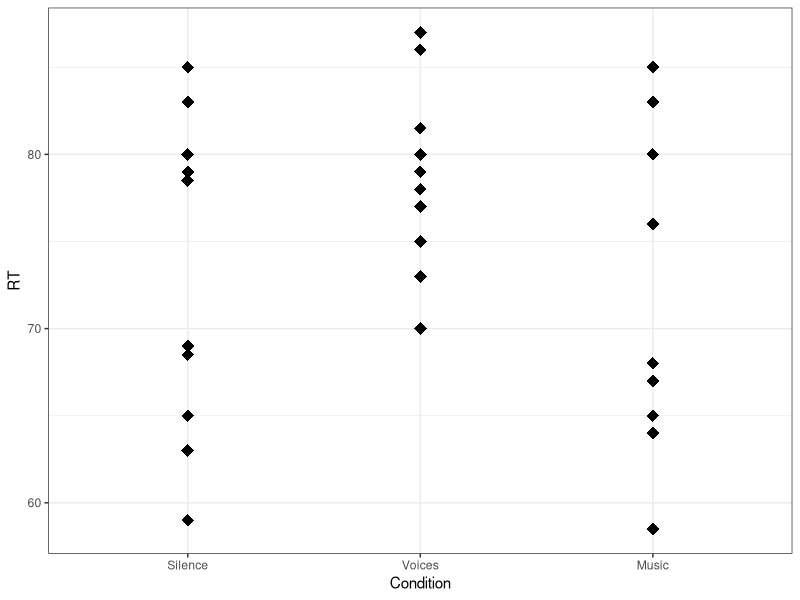
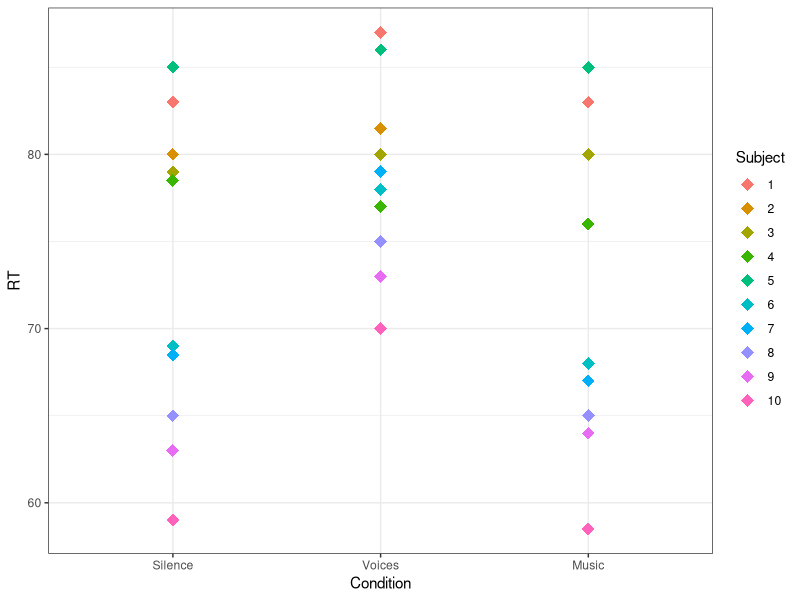
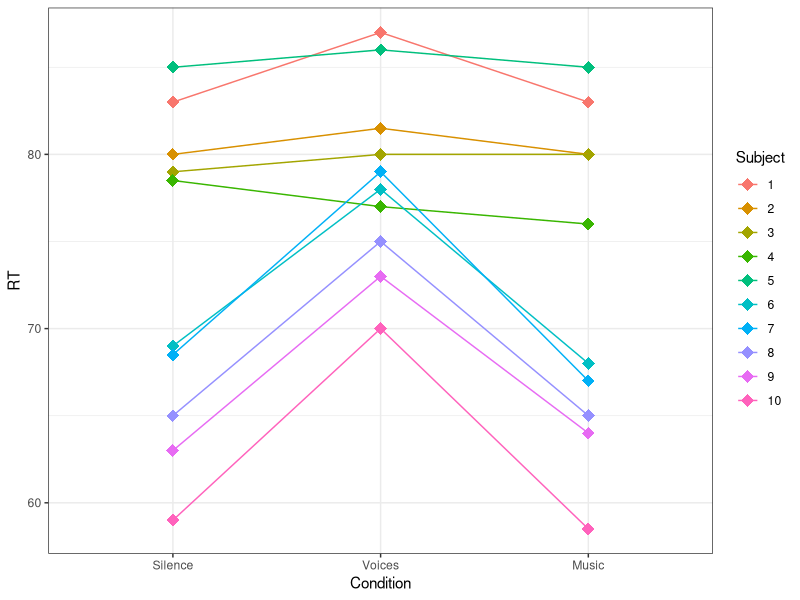

Reproduce these figures in R, in order.
library(tidyverse)
theme_set(theme_bw())

d = read_csv("voices_music.csv") %>%
    pivot_longer(cols = -Subject, names_to="Condition", values_to="RT") %>%
    mutate(Subject=as.factor(Subject),
           Condition=fct_relevel(Condition, "Silence", "Voices", "Music"))

g = ggplot(d, aes(Condition, RT))

g + geom_point(shape=18, size = 4,
               mapping = aes(group = Subject),
               color = "black")


g2 <- g + geom_point(shape=18,
               mapping = aes(group = Subject,
                             color = Subject),
               size=4)

g2

g2 +  geom_line(mapping = aes(group = Subject,
                          color = Subject))




